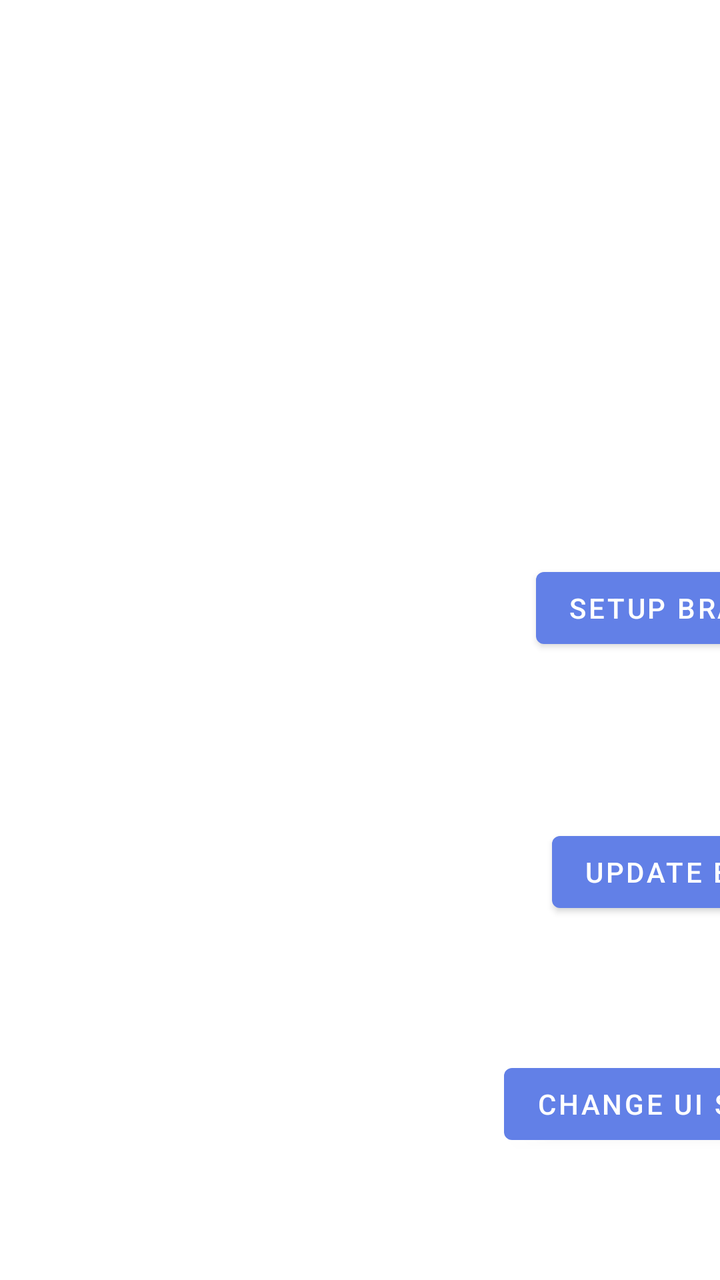
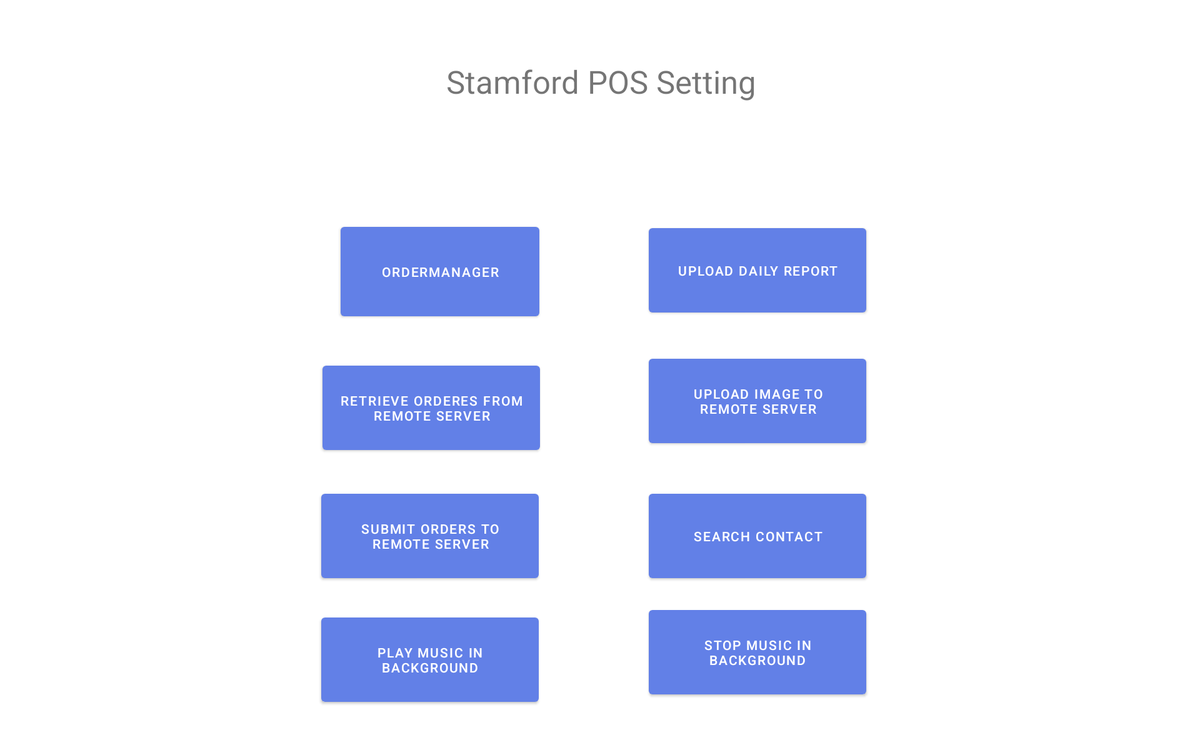

Two renders of one Android screen. The first uses the default layout on a phone; the second uses the alternative layout the repository ships for a different screen configuration, on a matching device. The two XML files are below.
<!-- AndroidManifest.xml: application theme Theme.PoSApp -->
<!-- res/layout/activity_pos_settings.xml -->
<?xml version="1.0" encoding="utf-8"?>
<androidx.constraintlayout.widget.ConstraintLayout xmlns:android="http://schemas.android.com/apk/res/android"
    xmlns:app="http://schemas.android.com/apk/res-auto"
    xmlns:tools="http://schemas.android.com/tools"
    android:id="@+id/lol"
    android:layout_width="match_parent"
    android:layout_height="match_parent"
    tools:context=".PosSettings">

    <TextView
        android:id="@+id/textView3"
        android:layout_width="wrap_content"
        android:layout_height="wrap_content"
        android:layout_marginStart="476dp"
        android:layout_marginTop="64dp"
        android:text="Stamford POS Setting"
        android:textSize="34sp"
        app:layout_constraintStart_toStartOf="parent"
        app:layout_constraintTop_toTopOf="parent" />

    <Button
        android:id="@+id/button"
        android:layout_width="wrap_content"
        android:layout_height="wrap_content"
        android:layout_marginStart="268dp"
        android:layout_marginTop="280dp"
        android:text="setup branch"
        app:layout_constraintStart_toStartOf="parent"
        app:layout_constraintTop_toTopOf="parent" />

    <Button
        android:id="@+id/button8"
        android:layout_width="wrap_content"
        android:layout_height="wrap_content"
        android:layout_marginStart="276dp"
        android:layout_marginTop="84dp"
        android:text="Update Branch"
        app:layout_constraintStart_toStartOf="parent"
        app:layout_constraintTop_toBottomOf="@+id/button" />

    <Button
        android:id="@+id/button9"
        android:layout_width="wrap_content"
        android:layout_height="wrap_content"
        android:layout_marginStart="252dp"
        android:layout_marginTop="68dp"
        android:text="Change UI Setting"
        app:layout_constraintStart_toStartOf="parent"
        app:layout_constraintTop_toBottomOf="@+id/button8" />

    <Button
        android:id="@+id/uploadDailyBTN"
        android:layout_width="wrap_content"
        android:layout_height="wrap_content"
        android:layout_marginStart="328dp"
        android:layout_marginTop="168dp"
        android:text="upload daily report"
        app:layout_constraintStart_toEndOf="@+id/button"
        app:layout_constraintTop_toBottomOf="@+id/textView3" />

    <Button
        android:id="@+id/searchcontactBtn"
        android:layout_width="wrap_content"
        android:layout_height="wrap_content"
        android:layout_marginStart="317dp"
        android:layout_marginTop="86dp"
        android:text="search contact"
        app:layout_constraintStart_toEndOf="@+id/button8"
        app:layout_constraintTop_toBottomOf="@+id/uploadDailyBTN" />

</androidx.constraintlayout.widget.ConstraintLayout>
<!-- resources referenced by this layout -->
<resources>
  <style name="Theme.PoSApp" parent="Theme.MaterialComponents.DayNight.DarkActionBar">
          
          <item name="colorPrimary">@color/chinathaiblue</item>
          <item name="colorPrimaryVariant">@color/purple_700</item>
          <item name="colorOnPrimary">@color/white</item>
          
          <item name="colorSecondary">@color/teal_200</item>
          <item name="colorSecondaryVariant">@color/teal_700</item>
          <item name="colorOnSecondary">@color/black</item>
          
          <item name="android:statusBarColor" tools:targetApi="l">?attr/colorPrimaryVariant</item>
          
      </style>
  <color name="chinathaiblue">#6280E7</color>
  <color name="purple_700">#FF3700B3</color>
  <color name="white">#FFFFFFFF</color>
  <color name="teal_200">#FF03DAC5</color>
  <color name="teal_700">#FF018786</color>
  <color name="black">#FF000000</color>
</resources>
<!-- res/layout-xlarge/activity_pos_settings.xml (the repository's variant of the layout above) -->
<!-- drawn on a large tablet held sideways -->
<?xml version="1.0" encoding="utf-8"?>
<androidx.constraintlayout.widget.ConstraintLayout xmlns:android="http://schemas.android.com/apk/res/android"
    xmlns:app="http://schemas.android.com/apk/res-auto"
    xmlns:tools="http://schemas.android.com/tools"
    android:id="@+id/lol"
    android:layout_width="match_parent"
    android:layout_height="match_parent"
    tools:context=".PosSettings">

    <TextView
        android:id="@+id/textView3"
        android:layout_width="wrap_content"
        android:layout_height="wrap_content"
        android:layout_marginStart="476dp"
        android:layout_marginTop="64dp"
        android:text="@string/possettingheader"
        android:textSize="34sp"
        app:layout_constraintStart_toStartOf="parent"
        app:layout_constraintTop_toTopOf="parent" />

    <Button
        android:id="@+id/uploadDailyBTN"
        android:layout_width="232dp"
        android:layout_height="102dp"
        android:text="@string/uploaddailyreportstring"
        app:layout_constraintBottom_toBottomOf="parent"
        app:layout_constraintEnd_toEndOf="parent"
        app:layout_constraintHorizontal_bias="0.66"
        app:layout_constraintStart_toStartOf="parent"
        app:layout_constraintTop_toTopOf="parent"
        app:layout_constraintVertical_bias="0.34" />

    <Button
        android:id="@+id/uploadImagetoServerBtn"
        android:layout_width="232dp"
        android:layout_height="102dp"
        android:text="@string/uploadimagetoremotesserver"
        app:layout_constraintBottom_toBottomOf="parent"
        app:layout_constraintEnd_toEndOf="parent"
        app:layout_constraintHorizontal_bias="0.66"
        app:layout_constraintStart_toStartOf="parent"
        app:layout_constraintTop_toTopOf="parent"
        app:layout_constraintVertical_bias="0.54" />

    <Button
        android:id="@+id/btn_retrieve_from_remote_server"
        android:layout_width="232dp"
        android:layout_height="102dp"
        android:text="@string/retrieveorderString"
        app:layout_constraintBottom_toBottomOf="parent"
        app:layout_constraintEnd_toEndOf="parent"
        app:layout_constraintHorizontal_bias="0.328"
        app:layout_constraintStart_toStartOf="parent"
        app:layout_constraintTop_toTopOf="parent"
        app:layout_constraintVertical_bias="0.55" />

    <Button
        android:id="@+id/btn_playmusic_bg"
        android:layout_width="232dp"
        android:layout_height="102dp"
        android:text="@string/playmusicstring"
        app:layout_constraintBottom_toBottomOf="parent"
        app:layout_constraintEnd_toEndOf="parent"
        app:layout_constraintHorizontal_bias="0.327"
        app:layout_constraintStart_toStartOf="parent"
        app:layout_constraintTop_toTopOf="parent"
        app:layout_constraintVertical_bias="0.935" />

    <Button
        android:id="@+id/btn_stopmusic_bg"
        android:layout_width="232dp"
        android:layout_height="102dp"
        android:text="@string/stopmusicstring"
        app:layout_constraintBottom_toBottomOf="parent"
        app:layout_constraintEnd_toEndOf="parent"
        app:layout_constraintHorizontal_bias="0.66"
        app:layout_constraintStart_toStartOf="parent"
        app:layout_constraintTop_toTopOf="parent"
        app:layout_constraintVertical_bias="0.924" />

    <Button
        android:id="@+id/searchcontactBtn"
        android:layout_width="232dp"
        android:layout_height="102dp"
        android:text="@string/searchcontactString"
        app:layout_constraintBottom_toBottomOf="parent"
        app:layout_constraintEnd_toEndOf="parent"
        app:layout_constraintHorizontal_bias="0.66"
        app:layout_constraintStart_toStartOf="parent"
        app:layout_constraintTop_toTopOf="parent"
        app:layout_constraintVertical_bias="0.746" />

    <Button
        android:id="@+id/btn_submit_to_remote_server"
        android:layout_width="232dp"
        android:layout_height="102dp"
        android:text="@string/submitorderstring"
        app:layout_constraintBottom_toBottomOf="parent"
        app:layout_constraintEnd_toEndOf="parent"
        app:layout_constraintHorizontal_bias="0.327"
        app:layout_constraintStart_toStartOf="parent"
        app:layout_constraintTop_toTopOf="parent"
        app:layout_constraintVertical_bias="0.746" />

    <Button
        android:id="@+id/btnOrderManager"
        android:layout_width="212dp"
        android:layout_height="107dp"
        android:text="@string/ordermanagerstring"
        app:layout_constraintBottom_toBottomOf="parent"
        app:layout_constraintEnd_toEndOf="parent"
        app:layout_constraintHorizontal_bias="0.34"
        app:layout_constraintStart_toStartOf="parent"
        app:layout_constraintTop_toTopOf="parent"
        app:layout_constraintVertical_bias="0.341" />

</androidx.constraintlayout.widget.ConstraintLayout>
<!-- resources referenced by the variant -->
<!-- as a large tablet held sideways resolves them -->
<resources>
  <string name="ordermanagerstring">OrderManager</string>
  <string name="playmusicstring">play music in background</string>
  <string name="possettingheader">Stamford POS Setting</string>
  <string name="retrieveorderString">Retrieve orderes from remote server</string>
  <string name="searchcontactString">Search Contact</string>
  <string name="stopmusicstring">stop music in background</string>
  <string name="submitorderstring">submit orders to remote server</string>
  <string name="uploaddailyreportstring">Upload Daily Report</string>
  <string name="uploadimagetoremotesserver">upload image to remote server</string>
  <style name="Theme.PoSApp" parent="Theme.MaterialComponents.DayNight.DarkActionBar">
          
          <item name="colorPrimary">@color/chinathaiblue</item>
          <item name="colorPrimaryVariant">@color/purple_700</item>
          <item name="colorOnPrimary">@color/white</item>
          
          <item name="colorSecondary">@color/teal_200</item>
          <item name="colorSecondaryVariant">@color/teal_700</item>
          <item name="colorOnSecondary">@color/black</item>
          
          <item name="android:statusBarColor" tools:targetApi="l">?attr/colorPrimaryVariant</item>
          
      </style>
  <color name="chinathaiblue">#6280E7</color>
  <color name="purple_700">#FF3700B3</color>
  <color name="white">#FFFFFFFF</color>
  <color name="teal_200">#FF03DAC5</color>
  <color name="teal_700">#FF018786</color>
  <color name="black">#FF000000</color>
</resources>
